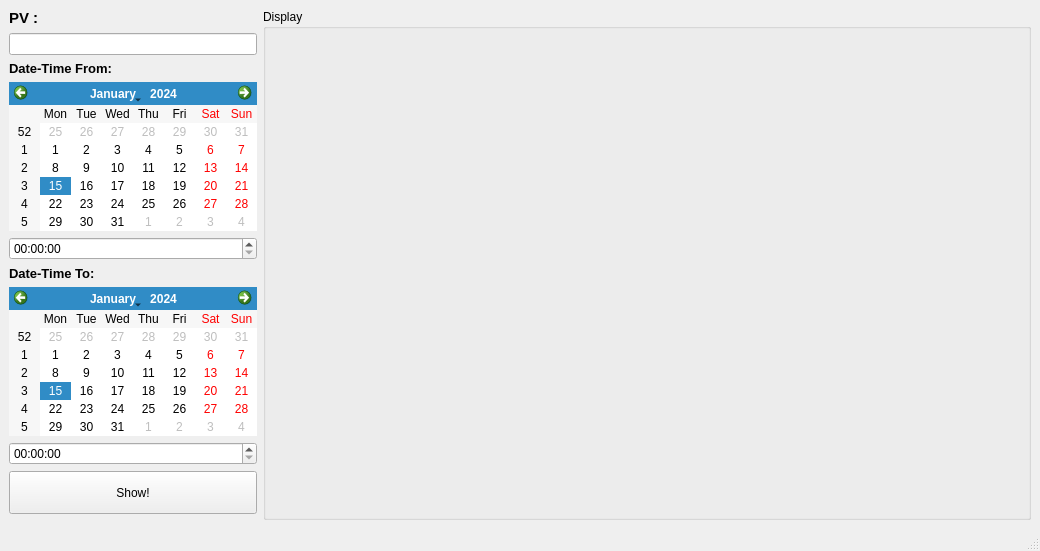
<?xml version="1.0" encoding="UTF-8"?>
<ui version="4.0">
 <class>MainWindow</class>
 <widget class="QMainWindow" name="MainWindow">
  <property name="geometry">
   <rect>
    <x>0</x>
    <y>0</y>
    <width>1040</width>
    <height>551</height>
   </rect>
  </property>
  <property name="windowTitle">
   <string>MainWindow</string>
  </property>
  <widget class="QWidget" name="centralwidget">
   <layout class="QGridLayout" name="gridLayout_2">
    <item row="1" column="0">
     <widget class="QLineEdit" name="lineEdit">
      <property name="sizePolicy">
       <sizepolicy hsizetype="Minimum" vsizetype="Fixed">
        <horstretch>0</horstretch>
        <verstretch>0</verstretch>
       </sizepolicy>
      </property>
     </widget>
    </item>
    <item row="0" column="1" rowspan="10">
     <widget class="QGroupBox" name="groupBox">
      <property name="title">
       <string>Display</string>
      </property>
      <layout class="QGridLayout" name="gridLayout_3">
       <item row="0" column="0">
        <layout class="QGridLayout" name="gridLayout"/>
       </item>
      </layout>
     </widget>
    </item>
    <item row="3" column="0">
     <widget class="QCalendarWidget" name="calendarWidget">
      <property name="sizePolicy">
       <sizepolicy hsizetype="Fixed" vsizetype="Preferred">
        <horstretch>0</horstretch>
        <verstretch>0</verstretch>
       </sizepolicy>
      </property>
     </widget>
    </item>
    <item row="6" column="0">
     <widget class="QCalendarWidget" name="calendarWidget_2">
      <property name="sizePolicy">
       <sizepolicy hsizetype="Fixed" vsizetype="Preferred">
        <horstretch>0</horstretch>
        <verstretch>0</verstretch>
       </sizepolicy>
      </property>
     </widget>
    </item>
    <item row="0" column="0">
     <widget class="QLabel" name="label">
      <property name="font">
       <font>
        <pointsize>11</pointsize>
        <weight>75</weight>
        <bold>true</bold>
       </font>
      </property>
      <property name="text">
       <string>PV :</string>
      </property>
     </widget>
    </item>
    <item row="8" column="0">
     <widget class="QPushButton" name="pushButton">
      <property name="sizePolicy">
       <sizepolicy hsizetype="Minimum" vsizetype="Expanding">
        <horstretch>0</horstretch>
        <verstretch>0</verstretch>
       </sizepolicy>
      </property>
      <property name="text">
       <string>Show!</string>
      </property>
     </widget>
    </item>
    <item row="2" column="0">
     <widget class="QLabel" name="label_2">
      <property name="font">
       <font>
        <pointsize>10</pointsize>
        <weight>75</weight>
        <bold>true</bold>
       </font>
      </property>
      <property name="text">
       <string>Date-Time From:</string>
      </property>
     </widget>
    </item>
    <item row="5" column="0">
     <widget class="QLabel" name="label_3">
      <property name="font">
       <font>
        <pointsize>10</pointsize>
        <weight>75</weight>
        <bold>true</bold>
       </font>
      </property>
      <property name="text">
       <string>Date-Time To:</string>
      </property>
     </widget>
    </item>
    <item row="4" column="0">
     <widget class="QTimeEdit" name="timeEdit"/>
    </item>
    <item row="7" column="0">
     <widget class="QTimeEdit" name="timeEdit_2"/>
    </item>
   </layout>
  </widget>
  <widget class="QMenuBar" name="menubar">
   <property name="geometry">
    <rect>
     <x>0</x>
     <y>0</y>
     <width>1040</width>
     <height>18</height>
    </rect>
   </property>
  </widget>
  <widget class="QStatusBar" name="statusbar"/>
 </widget>
 <resources/>
 <connections/>
</ui>
